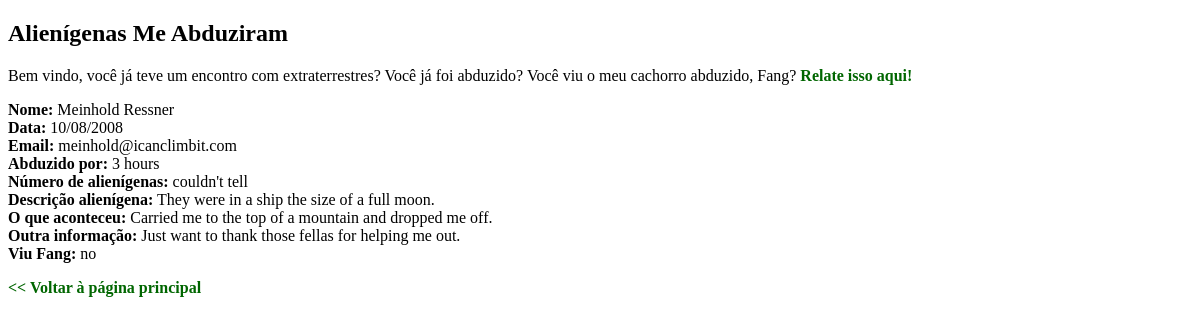
The app's page /index.php?abduction_id=6 with its own data.
### tables this page shows
CREATE TABLE `aliens_abduction` (
  `abduction_id` INT AUTO_INCREMENT,
  `first_name` VARCHAR(30),
  `last_name` VARCHAR(30),
  `when_it_happened` DATE,
  `how_long` VARCHAR(30),
  `how_many` VARCHAR(30),
  `alien_description` VARCHAR(100),
  `what_they_did` VARCHAR(100),
  `fang_spotted` VARCHAR(10),
  `other` VARCHAR(100),
  `email` VARCHAR(50),
  PRIMARY KEY (`abduction_id`)
);

### controllers/index.php (called while the page is built)
<?php
    if ( isset ( $_GET['abduction_id'] ) ) {
        $data = $dal -> select ( $_GET['abduction_id'] );
    } else {
        $data = $dal -> select ( null, $limit = 5 );
    }
    require_once 'views/template.php';

### models/DALAlienAbduction.php (called while the page is built, shortened)
<?php
class DALAlienAbduction
{
	private $con;
	public function __construct ( $con )
	{
		$this -> con = $con;
	}
	public function select ( $abduction_id = 0, $limit = 0 )
	{
		if ( $abduction_id > 0 ) {
			return $this -> select_alien_abduction ( $abduction_id );
		} else if ( $limit != 0 ) {
			return $this -> select_all_limit ( $limit );
		} else {
			return $this -> select_all ( );
		}
	}
	public function select_alien_abduction ( $abduction_id )
	{
		$sql = "SELECT * FROM aliens_abduction WHERE abduction_id = '{$abduction_id}'";
		$result = $this -> con -> query ( $sql );
		$alien_abduction = $result -> fetch_object ( 'AlienAbduction' );
		return $alien_abduction;
	}
}

### models/AlienAbduction.php (called while the page is built, shortened)
<?php
class AlienAbduction
{
	private $first_name;
	private $last_name;
	private $when_it_happened;
	private $how_long;
	private $how_many;
	private $alien_description;
	private $what_they_did;
	private $fang_spotted;
	private $other;
	private $email;
	public function getFirstName ( )
	{
		return $this -> first_name;
	}
	public function getLastName ( )
	{
		return $this -> last_name;
	}
	public function getWhenItHappened ( )
	{
		return $this -> when_it_happened;
	}
	public function getHowLong ( )
	{
		return $this -> how_long;
	}
	public function getHowMany ( )
	{
		return $this -> how_many;
	}
	public function getAlienDescription ( )
	{
		return $this -> alien_description;
	}
	public function getWhatTheyDid ( )
	{
		return $this -> what_they_did;
	}
	public function getFangSpotted ( )
	{
		return $this -> fang_spotted;
	}
	public function getOther ( )
	{
		return $this -> other;
	}
	public function getEmail ( )
	{
		return $this -> email;
	}
}

### helpers/helpers.php (called while the page is built, shortened)
<?php
function date_to_br ( $date ) {
	$parts = explode ( '-', $date );
	$object_date = DateTime::createFromFormat ( 'Y-m-d', $date );
	return $object_date -> format ( 'd/m/Y' );
}

### views/template.php (the view, shortened to what this page needs)
<!DOCTYPE html>
<html lang="pt-br">
    <head>
        <link rel="stylesheet" type="text/css" href="assets/style.css" />
    </head>
    <body>
        <h2>Alienígenas Me Abduziram</h2>
        <p>
            Bem vindo, você já teve um encontro com extraterrestres? Você já foi abduzido? Você viu o meu
            cachorro abduzido, Fang? <a href="?rota=report">Relate isso aqui!</a>
        </p>
        <?php if ( is_object ( $data ) ) : ?>
            <p>
                <strong>Nome:</strong> <?= $data -> getFirstName ( ) . ' ' . $data -> getLastName ( ) ?>
                <br />
                <strong>Data:</strong> <?= date_to_br ( $data -> getWhenItHappened ( ) ) ?><br />
                <strong>Email:</strong> <?= $data -> getEmail ( ) ?><br />
                <strong>Abduzido por:</strong> <?= $data -> getHowLong ( ) ?><br />
                <strong>Número de alienígenas:</strong> <?= $data -> getHowMany ( ) ?><br />
                <strong>Descrição alienígena:</strong> <?= $data -> getAlienDescription ( ) ?><br />
                <strong>O que aconteceu:</strong> <?= $data -> getWhatTheyDid ( ) ?><br />
                <strong>Outra informação:</strong> <?= $data -> getOther ( ) ?><br />
                <strong>Viu Fang:</strong> <?= $data -> getFangSpotted ( ) ?>
            </p>
            <p><a href="index.php">&lt;&lt; Voltar à página principal</a></p>
        <?php endif ?>
    </body>
</html>

### assets/style.css (style rules this page uses)
a { text-decoration: none; font-weight: bold; }
a:link { color: #006600; }

### records on screen
aliens_abduction: first_name "Meinhold", last_name "Ressner", when_it_happened "10/08/2008", email "meinhold@icanclimbit.com", how_long "3 hours", how_many "couldn't tell", alien_description "They were in a ship the size of a full moon.", what_they_did "Carried me to the top of a mountain and dropped me off.", other "Just want to thank those fellas for helping me out.", fang_spotted "no"
